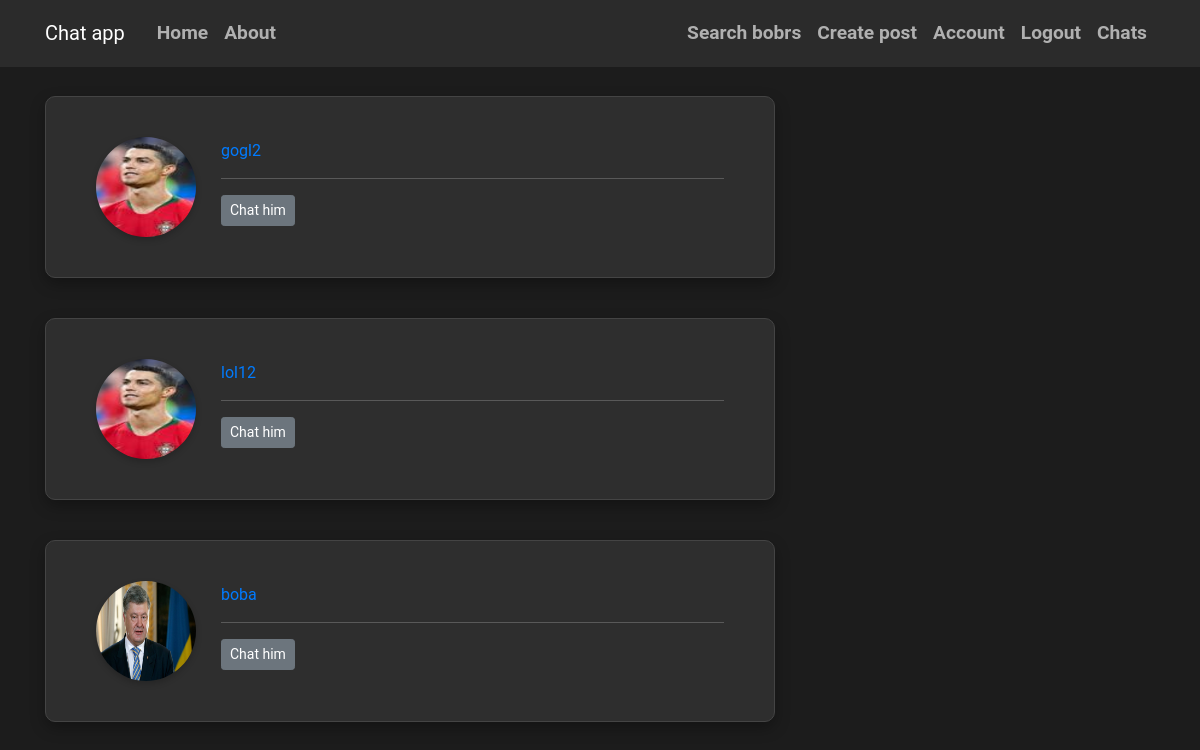
Screenshot of /chats/sosiiiiii (signed in) with the database file from the repository.
### flaskblog/models.py (models this page shows, shortened)
class User(db.Model, UserMixin):
    id = db.Column(db.Integer, primary_key=True)
    username = db.Column(db.String(20), unique=True, nullable=False)
    email = db.Column(db.String(120), unique=True, nullable=False)
    image_file = db.Column(db.String(20), nullable=False, default='default.jpg')
    password = db.Column(db.String(60), nullable=False)
    posts = db.relationship('Post', backref='author', lazy=True)
    followed = db.relationship('Follow', foreign_keys='Follow.follower_id',
                               back_populates='follower', lazy='dynamic',
                               cascade='all, delete-orphan')
    followers = db.relationship('Follow', foreign_keys='Follow.followed_id',
                                back_populates='followed', lazy='dynamic',
                                cascade='all, delete-orphan')
    sent_messages = db.relationship('Message', foreign_keys='Message.sender_id',
                                    back_populates='sender', lazy=True)
    received_messages = db.relationship('Message', foreign_keys='Message.recipient_id',
                                        back_populates='recipient', lazy=True)

### flaskblog/routes.py (the view)
@app.route("/chats/<username>")
@login_required
def chats(username):
    contacts = db.session.query(Message.sender_id, Message.recipient_id).filter(
        or_(
            Message.sender_id == current_user.id,
            Message.recipient_id == current_user.id
        )
    ).all()
    user_ids=set()
    for sender_id,recipient_id in contacts:
        if sender_id!=current_user.id:
            user_ids.add(sender_id)
        if recipient_id!=current_user.id:
            user_ids.add(recipient_id)
    users = User.query.filter(User.id.in_(user_ids)).all()
    for user in users:
        pass
    return render_template('chats.html',users=users)

### flaskblog/models.py (called while the page is built)
@login_manager.user_loader
def load_user(user_id):
    return User.query.get(int(user_id))

### flaskblog/templates/chats.html
{% extends "base.html" %}
{% block content %}
{% for user in users %}
    <article class="media content-section">
        <img class="rounded-circle article-img" src="{{ url_for('static', filename='pictures/' + user.image_file) }}" alt="">
        <div class="media-body">
            <div class="article-metadata">
                <a class="mr-2" href="{{ url_for('user_info', username=user.username) }}">{{ user.username }}</a>
            </div>
            <a class="btn btn-secondary btn-sm mt-1 mb-1" href="{{ url_for('chat',recipient_username=user.username) }}">Chat him</a>
        </div>
    </article>
{% endfor %}
{% endblock %}

### flaskblog/static/main.css (style rules this page uses)
body { background: #1c1c1c; color: #f8f8f8; margin-top: 6rem; font-family: 'Roboto', sans-serif; line-height: 1.8; }
.content-section { background: #2e2e2e; padding: 40px 50px; border: 1px solid #444444; border-radius: 10px; box-shadow: 0 6px 15px rgba(0, 0, 0, 0.3); margin-bottom: 40px; }
.article-img { height: 100px; width: 100px; margin-right: 25px; border-radius: 50%; box-shadow: 0 3px 6px rgba(0, 0, 0, 0.2); }
.article-metadata { padding-bottom: 12px; margin-bottom: 12px; border-bottom: 1px solid #595959; font-size: 1rem; color: #a0a0a0; }

### rows the page displays
User: image_file (picture), username "gogl2"
User: image_file (picture), username "lol12"
User: image_file (placeholder picture), username "boba"
